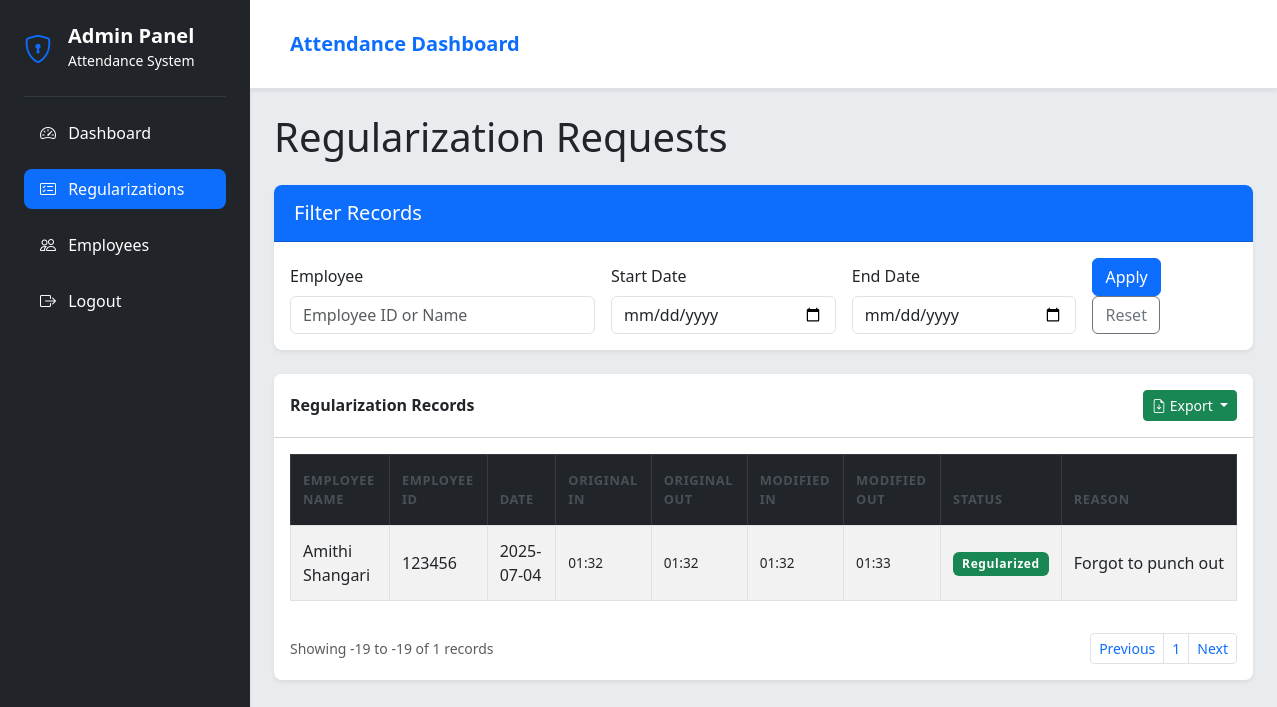
The page /admin/regularization?page=-1&employee=&start_date=&end_date= (signed in) on the database its author committed.
### tables this page shows
CREATE TABLE attendance (
                id INTEGER PRIMARY KEY AUTOINCREMENT,
                emp_id TEXT,
                date TEXT,
                punch_in TEXT,
                punch_out TEXT,
                latitude REAL,
                longitude REAL,
                address TEXT,
                punch_out_latitude REAL,
                punch_out_longitude REAL,
                punch_out_address TEXT,
                status TEXT DEFAULT 'Present',
                regularized_reason TEXT,
                regularized_comments TEXT,
                FOREIGN KEY (emp_id) REFERENCES users (emp_id)
            );

CREATE TABLE users (
                emp_id TEXT PRIMARY KEY,
                full_name TEXT NOT NULL,
                email TEXT UNIQUE NOT NULL,
                personal_email TEXT,
                image_path TEXT NOT NULL,
                face_encoding TEXT NOT NULL,
                password TEXT NOT NULL DEFAULT '',
                department TEXT DEFAULT 'Marketing',
                position TEXT DEFAULT 'Developer'
            );

### app.py (the view)
@app.route('/admin/regularization')
@admin_required
def admin_regularization():
    conn = None
    try:
        employee_filter = request.args.get('employee', '')
        start_date = request.args.get('start_date', '')
        end_date = request.args.get('end_date', '')
        page = int(request.args.get('page', 1))
        per_page = 10
        conn = get_db()
        cursor = conn.cursor()
        base_query = '''
            SELECT
                a.id,
                u.full_name,
                u.emp_id,
                a.date,
                h.punch_in as original_punch_in,
                h.punch_out as original_punch_out,
                a.punch_in as modified_punch_in,
                a.punch_out as modified_punch_out,
                a.regularized_reason,
                a.status,
                a.regularized_comments
            FROM attendance a
            JOIN users u ON a.emp_id = u.emp_id
            LEFT JOIN attendance h ON h.emp_id = a.emp_id
                AND h.date = a.date
                AND h.status = 'Historical'
            WHERE a.status = 'Regularized'
        '''
        params = []
        if employee_filter:
            base_query += " AND (u.emp_id = ? OR u.full_name LIKE ?)"
            params.extend([employee_filter, f'%{employee_filter}%'])
        if start_date:
            base_query += " AND date(a.date) >= ?"
            params.append(start_date)
        if end_date:
            base_query += " AND date(a.date) <= ?"
            params.append(end_date)
        count_query = "SELECT COUNT(*) FROM (" + base_query + ")"
        cursor.execute(count_query, params)
        total_records = cursor.fetchone()[0]
        total_pages = (total_records + per_page - 1) // per_page
        offset = (page - 1) * per_page
        base_query += " ORDER BY a.date DESC LIMIT ? OFFSET ?"
        params.extend([per_page, offset])
        cursor.execute(base_query, params)
        records = cursor.fetchall()
        regularization_records = []
        for record in records:
            (req_id, full_name, emp_id, date, original_punch_in, original_punch_out,
             modified_punch_in, modified_punch_out, reason, status, comments) = record
            def format_time(time_str):
                if not time_str:
                    return '-'
                try:
                    return datetime.datetime.fromisoformat(time_str).strftime('%H:%M')
                except:
                    return time_str
            regularization_records.append({
                'id': req_id,
                'full_name': full_name,
                'emp_id': emp_id,
                'date': datetime.datetime.fromisoformat(date).strftime('%Y-%m-%d') if date else '-',
                'original_punch_in': format_time(original_punch_in),
                'original_punch_out': format_time(original_punch_out),
                'modified_punch_in': format_time(modified_punch_in),
                'modified_punch_out': format_time(modified_punch_out),
                'reason': reason,
                'status': status,
                'comments': comments
            })
        return render_template('admin_regularization.html',
                            regularization_records=regularization_records,
                            employee_filter=employee_filter,
                            start_date=start_date,
                            end_date=end_date,
                            total_records=total_records,
                            total_pages=total_pages,
                            page=page,
                            per_page=per_page)
    except Exception as e:
        return render_template('admin_regularization.html',
                            error=f'An error occurred: {str(e)}',
                            regularization_records=[],
                            total_records=0,
                            total_pages=0,
                            page=1)

### app.py (called while the page is built)
def admin_required(f):
    @wraps(f)
    def decorated_function(*args, **kwargs):
        if not session.get('admin_logged_in'):
            return redirect(url_for('admin_login'))
        return f(*args, **kwargs)
    return decorated_function

def get_db():
    return sqlite3.connect(app.config['DATABASE'])

### templates/admin_regularization.html (shortened to what this page needs)
<!DOCTYPE html>
<html lang="en">
<head>
  <link href="https://cdn.jsdelivr.net/npm/bootstrap@5.3.0/dist/css/bootstrap.min.css" rel="stylesheet">
  <link rel="stylesheet" href="https://cdn.jsdelivr.net/npm/bootstrap-icons@1.10.0/font/bootstrap-icons.css">
  <link href="https://cdn.jsdelivr.net/npm/@mdi/font@7.2.96/css/materialdesignicons.min.css" rel="stylesheet">
  <link rel="stylesheet" href="../static/css/admin_regularize.css">
</head>
<body>
  <div class="d-flex">
    <div class="sidebar" id="sidebar">
      <div class="p-4">
        <div class="d-flex align-items-center mb-4">
          <div class="me-3">
            <i class="bi bi-shield-lock fs-3 text-primary"></i>
          </div>
          <div>
            <h5 class="mb-0 fw-bold text-white">Admin Panel</h5>
            <small class="text-white">Attendance System</small>
          </div>
        </div>
        <hr class="text-secondary">
        <ul class="list-unstyled">
          <li class="mb-3">
            <a href="{{ url_for('admin_dashboard') }}" class="text-decoration-none text-white d-block">
              <i class="bi bi-speedometer2 me-2"></i> Dashboard
            </a>
          </li>
          <li class="mb-3">
            <a href="{{ url_for('admin_regularization') }}" class="text-decoration-none text-white d-block active">
              <i class="bi bi-card-checklist me-2"></i> Regularizations
            </a>
          </li>
          <li class="mb-3 active">
            <a href="{{ url_for('admin_emp_manage') }}" class="text-decoration-none text-white d-block">
              <i class="bi bi-people me-2"></i> Employees
            </a>
          </li>
          <li class="mb-3">
            <a href="{{ url_for('admin_logout') }}" class="text-decoration-none text-white d-block">
              <i class="bi bi-box-arrow-right me-2"></i> Logout
            </a>
          </li>
        </ul>
      </div>
    </div>
    <div class="content flex-grow-1">
      <nav class="navbar navbar-expand-lg navbar-light bg-light sticky-top">
        <div class="container-fluid">
          <a class="navbar-brand ms-3" href="#">Attendance Dashboard</a>
        </div>
      </nav>
      <div class="container-fluid p-4">
        <h1 class="mb-4">Regularization Requests</h1>
        <div class="card shadow-sm mb-4">
          <div class="card-header bg-primary text-white">
            <h5 class="mb-0">Filter Records</h5>
          </div>
          <div class="card-body">
            <form id="regularizationFilterForm" method="GET" class="row g-3 align-items-end">
              <div class="col-md-4">
                <label for="employeeFilter" class="form-label">Employee</label>
                <input type="text" class="form-control" id="employeeFilter" name="employee" value="{{ employee_filter }}" placeholder="Employee ID or Name">
              </div>
              <div class="col-md-3">
                <label for="startDateFilter" class="form-label">Start Date</label>
                <input type="date" class="form-control" id="startDateFilter" name="start_date" value="{{ start_date }}">
              </div>
              <div class="col-md-3">
                <label for="endDateFilter" class="form-label">End Date</label>
                <input type="date" class="form-control" id="endDateFilter" name="end_date" value="{{ end_date }}">
              </div>
              <div class="col-md-2">
                <button type="submit" class="btn btn-primary me-2">Apply</button>
                <button type="button" class="btn btn-outline-secondary" id="resetFilters">Reset</button>
              </div>
            </form>
          </div>
        </div>
        <div class="card shadow-sm">
          <div class="card-header bg-white d-flex justify-content-between align-items-center p-3">
            <h6 class="mb-0 fw-bold">Regularization Records</h6>
            <div class="dropdown">
  <button class="btn btn-success btn-sm dropdown-toggle py-1" type="button" id="exportDropdown" data-bs-toggle="dropdown">
    <i class="bi bi-file-earmark-arrow-down"></i> Export
  </button>
</div>
          </div>
          <div class="card-body p-3">
            <div class="table-responsive">
              <table class="table table-striped table-bordered table-hover">
                <thead class="table-dark">
                  <tr>
                    <th>Employee Name</th>
                    <th>Employee ID</th>
                    <th>Date</th>
                    <th>Original In</th>
                    <th>Original Out</th>
                    <th>Modified In</th>
                    <th>Modified Out</th>
                    <th>Status</th>
                    <th>Reason</th>
                  </tr>
                </thead>
                <tbody>
                  {% if regularization_records %}
                    {% for record in regularization_records %}
                    <tr>
                      <td>{{ record.full_name }}</td>
                      <td>{{ record.emp_id }}</td>
                      <td>{{ record.date }}</td>
                      <td class="time-original">{{ record.original_punch_in }}</td>
                      <td class="time-original">{{ record.original_punch_out }}</td>
                      <td class="time-change">{{ record.modified_punch_in }}</td>
                      <td class="time-change">{{ record.modified_punch_out }}</td>
                      <td>
                        {% if record.status == 'Regularized' %}
                        <span class="badge bg-success">Regularized</span>
                        {% else %}
                        <span class="badge bg-secondary">{{ record.status }}</span>
                        {% endif %}
                      </td>
                      <td class="reason-cell">{{ record.reason }}</td>
                    </tr>
                    {% endfor %}
                  {% endif %}
                </tbody>
              </table>
            </div>
            <div class="d-flex justify-content-between align-items-center small mt-3">
              <div class="text-muted">
                Showing {{ (page - 1) * per_page + 1 }} to {{ (page - 1) * per_page + regularization_records|length }} of {{ total_records }} records
              </div>
              <nav>
                <ul class="pagination pagination-sm mb-0">
                  <li class="page-item {% if page == 1 %}disabled{% endif %}">
                    <a class="page-link" href="{{ url_for('admin_regularization', page=page-1, employee=employee_filter, start_date=start_date, end_date=end_date) }}">Previous</a>
                  </li>
                  {% for p in range(1, total_pages + 1) %}
                  <li class="page-item {% if p == page %}active{% endif %}">
                    <a class="page-link" href="{{ url_for('admin_regularization', page=p, employee=employee_filter, start_date=start_date, end_date=end_date) }}">{{ p }}</a>
                  </li>
                  {% endfor %}
                  <li class="page-item {% if page == total_pages %}disabled{% endif %}">
                    <a class="page-link" href="{{ url_for('admin_regularization', page=page+1, employee=employee_filter, start_date=start_date, end_date=end_date) }}">Next</a>
                  </li>
                </ul>
              </nav>
            </div>
          </div>
        </div>
      </div>
    </div>
  </div>
</body>
</html>

### static/css/admin_regularize.css (style rules this page uses)
:root { --primary-500: #0d6efd; --primary-600: #0b5ed7; --secondary-50: #f8f9fa; --secondary-100: #e9ecef; --secondary-200: #dee2e6; --secondary-300: #ced4da; --secondary-500: #6c757d; --secondary-600: #5a6268; --secondary-700: #495057; --secondary-800: #343a40; --secondary-900: #212529; --success-500: #198754; --danger-500: #dc3545; --warning-500: #ffc107; --info-500: #0dcaf0; --shadow-sm: 0 0.125rem 0.25rem rgba(0, 0, 0, 0.075); --radius-lg: 0.5rem; }
body { display: flex; min-height: 100vh; background-color: var(--secondary-100); }
.sidebar { width: 250px; background: var(--secondary-900); color: white; flex-shrink: 0; height: 100vh; position: sticky; top: 0; box-shadow: var(--shadow-sm); }
.sidebar a { transition: all 0.2s ease-in-out; padding: 0.5rem 1rem; }
.sidebar a.active { background-color: var(--primary-500); border-radius: var(--radius-lg); }
.content { flex: 1; overflow-y: auto; min-height: 100vh; }
.container-fluid { padding: 1rem 1.5rem; }
.navbar { background-color: white !important; border-bottom: 1px solid var(--secondary-200); box-shadow: var(--shadow-sm); z-index: 1000; }
.navbar-brand { color: var(--primary-500); font-weight: 600; }
.table th { font-size: 0.8rem; padding: 1rem 0.75rem; color: var(--secondary-700); text-transform: uppercase; font-weight: 700; letter-spacing: 0.05em; border-bottom: 1px solid var(--secondary-200); }
.table td { padding: 0.8rem 0.75rem; vertical-align: middle; border-color: var(--secondary-200); }
.badge { padding: 0.5em 0.75em; font-size: 0.75rem; font-weight: 600; letter-spacing: 0.05em; }
.badge.bg-success { background-color: var(--success-500) !important; }
.card { border: none; border-radius: var(--radius-lg); margin-bottom: 1.5rem; box-shadow: 0 0.25rem 0.75rem rgba(0, 0, 0, 0.05); }
.card-header { border-radius: var(--radius-lg) var(--radius-lg) 0 0 !important; padding: 1rem 1.25rem; }
.card-header.bg-primary { background-color: var(--primary-500) !important; color: white; }
.time-original, .time-change { font-size: 0.85rem; }
.time-original { color: var(--secondary-600); }
.time-change { color: var(--success-500); font-weight: 500; }
.reason-cell { max-width: 200px; white-space: nowrap; overflow: hidden; text-overflow: ellipsis; }

### rows shown on the page
attendance: full_name "Amithi Shangari", emp_id "123456", date "2025-07-04", original_punch_in "01:32", original_punch_out "01:32", modified_punch_in "01:32", modified_punch_out "01:33", status "Regularized", reason "Forgot to punch out"

### other values the page prints
{{ (page - 1) * per_page + 1 }} "-19"
{{ (page - 1) * per_page + regularization_records|length }} "-19"
{{ total_records }} "1"
{{ p }} "1"
